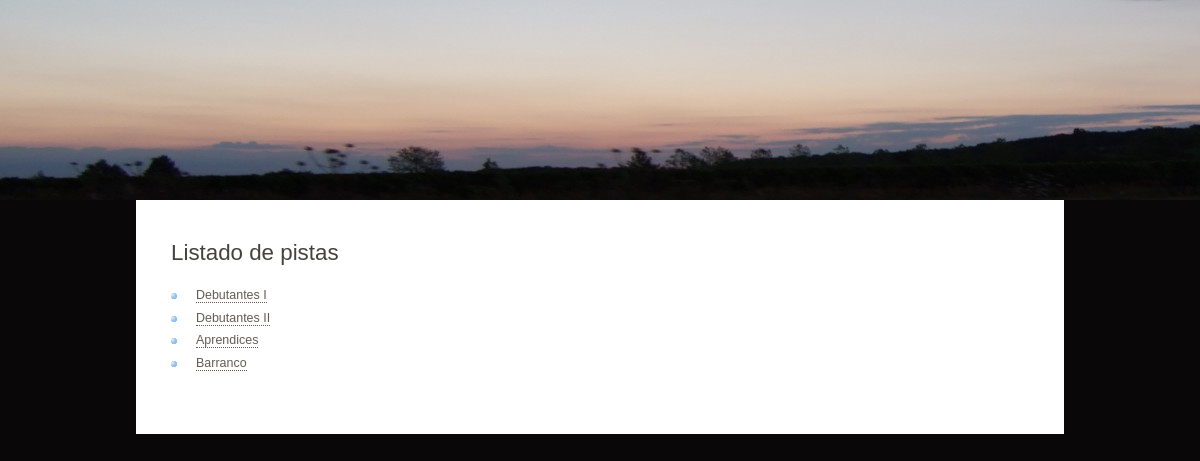
Page /estacion/23/ on the committed database.
### appIW/models.py (models this page shows, shortened)
class Pista(models.Model):
    estacion = models.ForeignKey(Estacion, on_delete=models.CASCADE)
    nombre = models.CharField(max_length=50)
    abierta = models.BooleanField()
    dificultad = models.CharField(max_length=10)
    longitud = models.DecimalField(decimal_places=2, max_digits=6)

### appIW/views.py (the view)
# urls.py: path('estacion/<int:estacion_id>/', views.estacion, name='estacion'),
def estacion(request, estacion_id):
    estacion = get_object_or_404(Estacion, pk=estacion_id)
    pistas = estacion.pista_set.all()
    context = {'estacion': estacion, 'pistas': pistas}
    return render(request, 'appIW/estacion.html', context)

### appIW/templates/appIW/estacion.html (shortened to what this page needs)
{% load static %}
<!DOCTYPE html>
<html lang="en">
<head>
    <link rel="stylesheet" type="text/css" href="{% static '/style/style.css' %}"/>
</head>
<body>
    <div id="main">
        <div id="header">
            <div id ="logo"></div>
        </div>
        <div id="site_content">
        <div id="content">
		{% block contenido %}
		<h1>Listado de pistas</h1>
		{% if estacion %}
			<ul>
			{% for p in pistas %}
				<li>
		   			 <a href="/pista/{{p.id}}">{{p.nombre}}</a>
				</li>
			{% endfor %}
			</ul>
		{% else %}
		<p>No hay pistas creadas.</p>
		{% endif %}
		{% endblock %}
		</div>
    	</div>
    </div>
</body>
</html>

### appIW/static/style/style.css (style rules this page uses)
html { height: 100%; }
body { font-family: "lucida sans", arial, sans-serif; padding: 0px; margin: 0px; font-size: .78em; background: #090708; color: #5D5D5D; }
h1, h2, h3, h4, h5, h6 { font: normal 179% 'century gothic', arial, sans-serif; color: #43423F; margin: 0 0 15px 0; padding: 15px 0 5px 0; }
a, a:hover { border-bottom: 1px dotted; color: #635B53; text-decoration: none; }
a { outline: none; }
ul { margin: 2px 0px 18px 16px; padding: 0px; }
ul li { list-style-type: square; margin: 0px 0px 6px 0px; padding: 0px; }
#main, #logo, #menubar, #site_content, #footer { margin-left: auto; margin-right: auto; }
#main { padding-bottom: 40px; }
#header { background: transparent url(logo.jpg) no-repeat; }
#logo { width: 860px; position: relative; height: 200px; }
#site_content { width: 858px; overflow: hidden; margin: 0 auto 0 auto; padding: 10px 20px 20px 20px; background: #FFF; border: 15px solid #FFF; }
#content { text-align: left; width: 613px; padding: 0; }
#content ul { margin: 2px 0 22px 0px; }
#content ul li { list-style-type: none; background: url(bullet.png) no-repeat; margin: 0 0 0 0; padding: 0 0 4px 25px; line-height: 1.5em; }

### rows in the picture
Pista: nombre "Debutantes I"
Pista: nombre "Debutantes II"
Pista: nombre "Aprendices"
Pista: nombre "Barranco"
